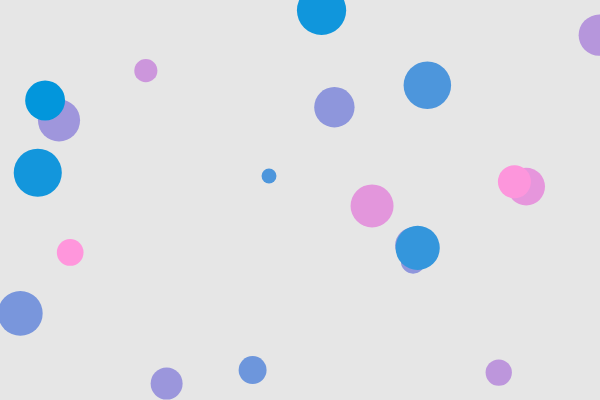
Frame 1 (no input)
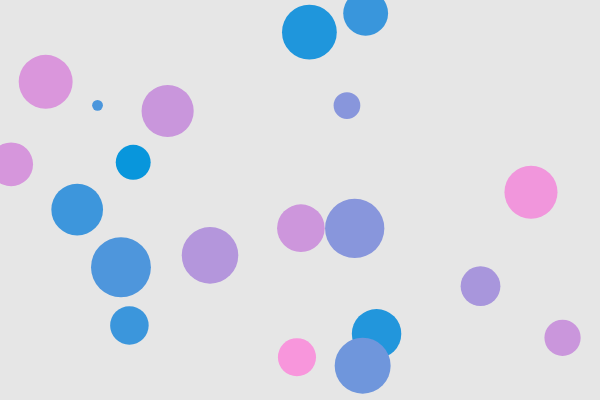
Frame 60 (no input)
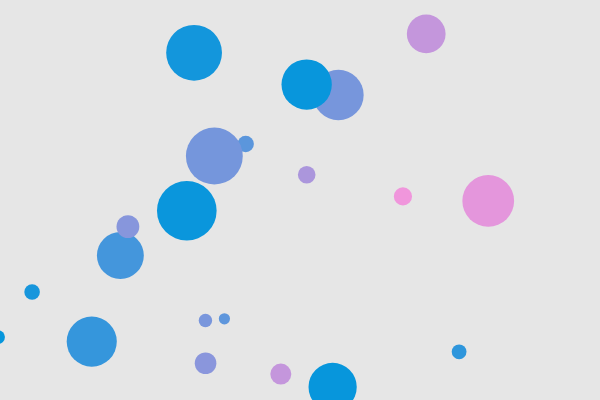
Frame 120 (the mouse pressed at the canvas centre since frame 60)

The p5.js sketch that drew these frames (run headless with seeded random() and noise() and a simulated clock; from frame 60 on, the mouse is pressed at the canvas centre):

// p5.js sketch
// ── sketch.js
// DM2008 — Activity 4b [Guided]
// Objects in Motion (50 min)
//
// You have a working Agent class to start with — your job is to bring it to life.
// Each agent moves, changes over time, and is drawn to the screen.
// Mouse click adds a new agent. C clears them all.
//
// Things to try:
// - Change the starting values (size, speed, color) to see what happens
// - Make agents bounce instead of wrap — what needs to change?
// - Add a second method to your class beyond update() and show()
//
// Stretch: give each agent a lifespan — shrink or fade it over time, then remove it.
// Hint: a backward loop lets you safely splice items while iterating.

let agents = [];
const NUM_START = 20;

function setup() {
  createCanvas(600, 400);
  noStroke();

  for (let i = 0; i < NUM_START; i++) {
    let x = random(width);
    let y = random(height);
    let sz = random(10, 60);
    let speedX = random(-4, 4);
    let speedY = random(-4, 4);
    agents.push(new Agent(x, y, sz, speedX, speedY));
  }
}

function draw() {
  background(230);

  for (let i = 0; i < agents.length; i++) {
    agents[i].update();
    agents[i].show();
    agents[i].grow();
  }
}

function mousePressed() {
  let sz = random(10, 40);
  let speedX = random(-4, 4);
  let speedY = random(-4, 4);
  agents.push(new Agent(mouseX, mouseY, sz, speedX, speedY));
}

function keyPressed() {
  // Replacing the array with an empty one effectively clears all agents
  if (key == "C" || key == "c") {
    agents = [];
  }
}

class Agent {
  constructor(x, y, sz, speedX, speedY) {
    this.x = x;
    this.y = y;
    this.sz = sz;
    this.dx = speedX;
    this.dy = speedY;
    this.col = random(255); // a color value that will change over time
    // What else might your agent need to know about itself?
  }

  update() {
    // Position changes by speed each frame — can you see why?
    this.x += this.dx;
    this.y += this.dy;

    // This is a property changing over time — try changing size or speed instead
    this.col = (this.col + 1) % 255;

    // This wraps agents around the edges — could you make them bounce instead?
    if (this.x > width || this.x < 0) {
      this.dx = -this.dx;
    }
    if (this.y > height || this.y < 0) {
      this.dy = -this.dy;
    }
  }

  grow() {
    if (this.sz > 60) {
      this.sz = 10;
    }
    else {
      this.sz += 0.2;
    }
  }

  show() {
    // this.col drives the color shift — how could you use your other properties here?
    fill(this.col, 150, 220);
    ellipse(this.x, this.y, this.sz);
  }
}
